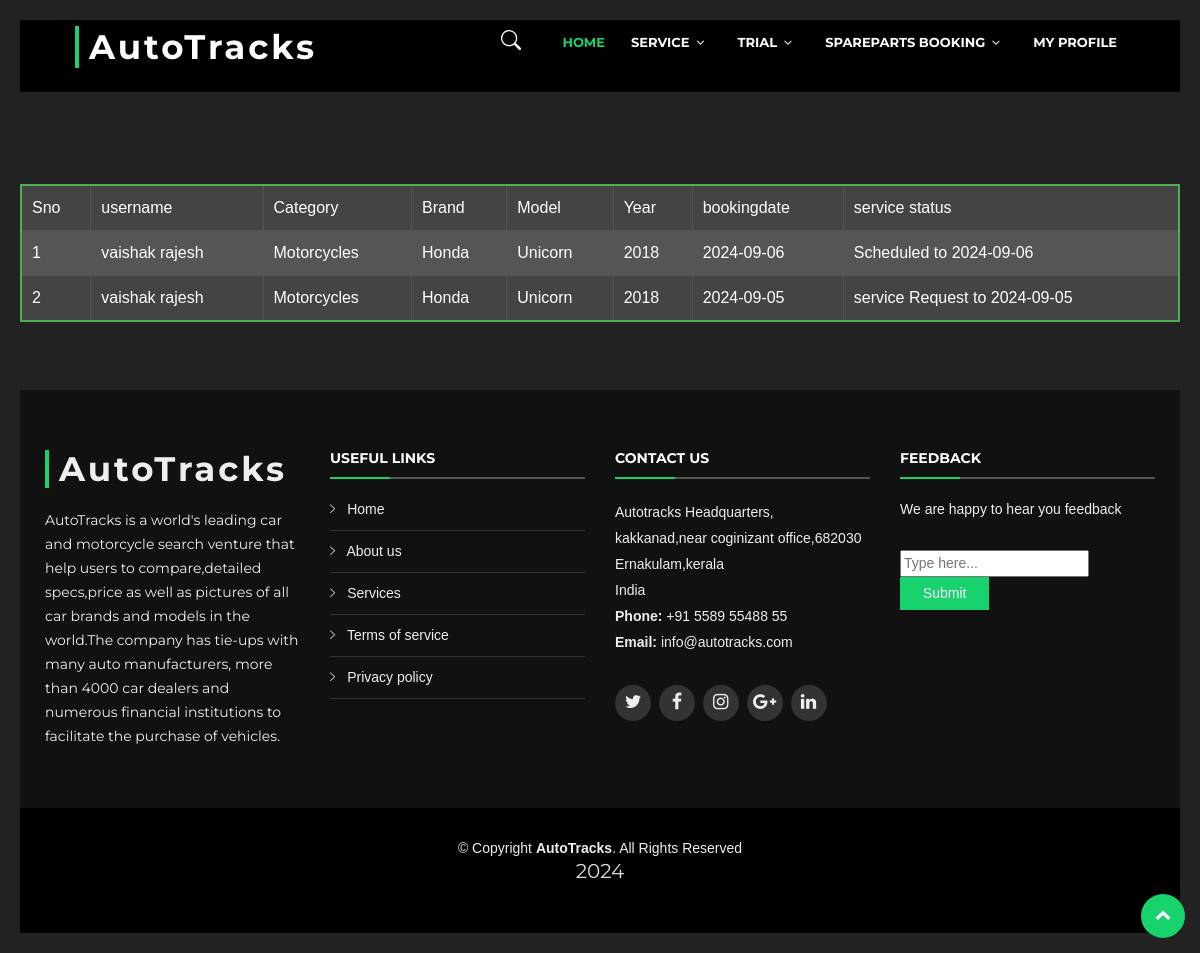
The page /project/User/MyService.php (signed in) on the database its author committed.
### tables this page shows
CREATE TABLE `tbl_service` (
  `service_id` int(11) NOT NULL,
  `user_id` int(11) NOT NULL,
  `category_id` int(11) NOT NULL,
  `brand_id` int(11) NOT NULL,
  `model_id` int(11) NOT NULL,
  `service_year` varchar(10) NOT NULL,
  `place_id` int(11) NOT NULL,
  `showroom_id` int(11) NOT NULL,
  `service_date` varchar(10) NOT NULL,
  `service_status` int(11) NOT NULL DEFAULT 0,
  `service_slotedate` varchar(40) NOT NULL
);

CREATE TABLE `tbl_user` (
  `user_id` int(11) NOT NULL,
  `user_name` varchar(50) NOT NULL,
  `user_email` varchar(50) NOT NULL,
  `place_id` int(11) NOT NULL,
  `user_address` varchar(50) NOT NULL,
  `user_photo` varchar(50) NOT NULL,
  `user_proof` varchar(50) NOT NULL,
  `user_password` varchar(50) NOT NULL,
  `user_contact` varchar(50) NOT NULL,
  `user_dob` varchar(50) NOT NULL
);

CREATE TABLE `tbl_category` (
  `category_id` int(11) NOT NULL,
  `category_name` varchar(50) NOT NULL
);

CREATE TABLE `tbl_brand` (
  `brand_id` int(11) NOT NULL,
  `brand_name` varchar(50) NOT NULL,
  `category_id` int(11) NOT NULL
);

CREATE TABLE `tbl_model` (
  `model_id` int(11) NOT NULL,
  `model_name` varchar(50) NOT NULL,
  `brand_id` int(11) NOT NULL
);

### project/User/MyService.php (the view, shortened to what this page needs)
<?php
include('Header.php');
        ?>
<!DOCTYPE html
  PUBLIC "-//W3C//DTD XHTML 1.0 Transitional//EN" "http://www.w3.org/TR/xhtml1/DTD/xhtml1-transitional.dtd">
<html xmlns="http://www.w3.org/1999/xhtml">
<head>
</head>
<body>
  <form id="form1" name="form1" method="post" action="">
    <table width="200" border="1" align="center">
      <tr>
        <td>Sno</td>
        <td>username</td>
        <td>Category</td>
        <td>Brand</td>
        <td>Model</td>
        <td>Year</td>
        <td>bookingdate</td>
        <td>service status</td>
      </tr>
      <?php
   $selqury="select * from tbl_service u inner join tbl_user p on u.user_id=p.user_id inner join tbl_category c on u.category_id=c.category_id inner join tbl_brand b on u.brand_id=b.brand_id inner join tbl_model m on u.model_id=m.model_id where u.user_id='".$_SESSION['uid']."'";
   $showroom=$con->query($selqury);
   $i=0;
   while($data=$showroom->fetch_assoc())
   {
	   $i++;
	   ?>
      <tr>
        <td>
          <?php echo $i ?>
        </td>
        <td>
          <?php echo $data['user_name'] ?>
        </td>
        <td>
          <?php echo $data['category_name'] ?>
        </td>
        <td>
          <?php echo $data['brand_name'] ?>
        </td>
        <td>
          <?php echo $data['model_name'] ?>
        </td>
        <td>
          <?php echo $data['service_year'] ?>
        </td>
        <td>
          <?php echo $data['service_date'] ?>
        </td>
        <td>
          <?php
                if($data['service_status']==1)
                {
                    echo "Scheduled to"." ".$data['service_date'];
                }
                else if($data['service_status']==2)
                {
                    echo "Scheduled to"." ".$data['service_slotedate'];
                    ?>
          <a href="MyService.php?tid=<?php echo $data["service_id"]?>">Accept</a>
          <a href="MyService.php?rid=<?php echo $data["service_id"]?>">Reject</a>
          <?php
                }
                else if($data['service_status']==3)
                {
                    echo "Scheduled to"." ".$data['service_slotedate'];
                }
                else if($data['service_status']==4)
                {
                    echo " Canceled ";
                }
                else
                {
                    echo "service Request to"." ".$data['service_date'];
                }
                ?>
        </td>
      </tr>
      <?php
      }
              ?>
    </table>
  </form>
</body>
<?php
include('Footer.php');
?>
</html>

### project/Assets/Templates/Main/css/style.css (style rules this page uses)
body { background: #fff; color: #666666; font-family: "Open Sans", sans-serif; }

### project/User/Header.php (style rules this page uses)
body { background: #000; color: #eee; font-family: "Open Sans", sans-serif; }

### project/User/MyService.php (style rules this page uses)
body { font-family: Arial, sans-serif; background-color: #222; color: #fff; padding: 20px; }
table { width: 100%; border-collapse: collapse; margin: 20px auto; background-color: #444; border: 2px solid #4CAF50; }
table th, table td { border: 1px solid #555; padding: 10px; text-align: left; }
tr:nth-child(even) { background-color: #555; }

### rows shown on the page
tbl_service: user.user_name "vaishak rajesh", category.category_name "Motorcycles", brand.brand_name "Honda", model.model_name "Unicorn", service_year "2018", service_date "2024-09-06", service_slotedate "2024-09-06"
tbl_service: user.user_name "vaishak rajesh", category.category_name "Motorcycles", brand.brand_name "Honda", model.model_name "Unicorn", service_year "2018", service_date "2024-09-05"
